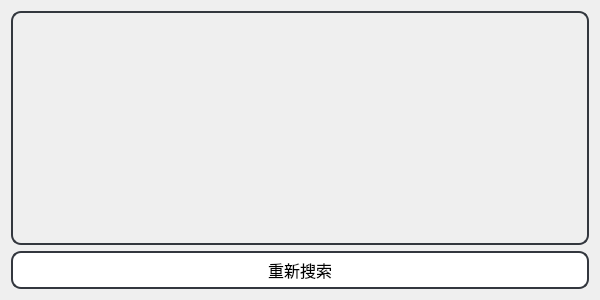
<?xml version="1.0" encoding="UTF-8"?>
<ui version="4.0">
 <class>search_dialog</class>
 <widget class="QDialog" name="search_dialog">
  <property name="windowModality">
   <enum>Qt::NonModal</enum>
  </property>
  <property name="enabled">
   <bool>true</bool>
  </property>
  <property name="geometry">
   <rect>
    <x>0</x>
    <y>0</y>
    <width>600</width>
    <height>300</height>
   </rect>
  </property>
  <property name="sizePolicy">
   <sizepolicy hsizetype="Fixed" vsizetype="Fixed">
    <horstretch>0</horstretch>
    <verstretch>6</verstretch>
   </sizepolicy>
  </property>
  <property name="font">
   <font>
    <family>黑体</family>
    <pointsize>12</pointsize>
   </font>
  </property>
  <property name="windowTitle">
   <string>鹅山通</string>
  </property>
  <property name="windowIcon">
   <iconset>
    <normaloff>icon.svg</normaloff>icon.svg</iconset>
  </property>
  <property name="layoutDirection">
   <enum>Qt::LeftToRight</enum>
  </property>
  <property name="sizeGripEnabled">
   <bool>false</bool>
  </property>
  <layout class="QVBoxLayout" name="verticalLayout" stretch="618,100">
   <property name="sizeConstraint">
    <enum>QLayout::SetDefaultConstraint</enum>
   </property>
   <item>
    <widget class="QScrollArea" name="scrollArea">
     <property name="sizePolicy">
      <sizepolicy hsizetype="Expanding" vsizetype="Expanding">
       <horstretch>0</horstretch>
       <verstretch>0</verstretch>
      </sizepolicy>
     </property>
     <property name="styleSheet">
      <string notr="true">#scrollArea {
	border-radius: 10px;
	border: 2px solid #33373E;
	border-style: solid;
	padding: 10px;
}
QScrollBar:vertical {
border: none;
width: 10px;
margin: 0px 0 0px 0;
}
QScrollBar::handle:vertical {
background: Gainsboro;
min-height: 20px;
border-radius: 5px;
border: none;
}
QScrollBar::add-line:vertical {
border: 0px solid grey;
height: 0px;
subcontrol-position: bottom;
subcontrol-origin: margin;
}
QScrollBar::sub-line:vertical {
border: 0px solid grey;
height: 0px;
subcontrol-position: top;
subcontrol-origin: margin;
}
QScrollBar::add-page:vertical, QScrollBar::sub-page:vertical {
background: none;
width: 0px;
height: 0px;
}
QScrollBar::handle:vertical:hover,QScrollBar::handle:vertical:pressed{
background: rgb(209, 209, 209);
min-height: 20px;
border-radius: 5px;
border: none;
}</string>
     </property>
     <property name="frameShape">
      <enum>QFrame::Box</enum>
     </property>
     <property name="frameShadow">
      <enum>QFrame::Raised</enum>
     </property>
     <property name="widgetResizable">
      <bool>true</bool>
     </property>
     <widget class="QWidget" name="scrollAreaWidgetContents">
      <property name="geometry">
       <rect>
        <x>0</x>
        <y>0</y>
        <width>558</width>
        <height>214</height>
       </rect>
      </property>
      <property name="styleSheet">
       <string notr="true">QWidget{
    background-color: none;      /* 背景颜色为白色 */
}</string>
      </property>
     </widget>
    </widget>
   </item>
   <item>
    <layout class="QHBoxLayout" name="horizontalLayout" stretch="2">
     <item>
      <widget class="QPushButton" name="pushButton">
       <property name="sizePolicy">
        <sizepolicy hsizetype="Minimum" vsizetype="Expanding">
         <horstretch>0</horstretch>
         <verstretch>0</verstretch>
        </sizepolicy>
       </property>
       <property name="font">
        <font>
         <family>黑体</family>
         <pointsize>12</pointsize>
        </font>
       </property>
       <property name="styleSheet">
        <string notr="true">QPushButton {
	border-radius: 10px;
	border: 2px solid #33373E;
    background-color: #FFFFFF;      
}
QPushButton:hover {
    background-color: rgb(209, 209, 209); 
}
QPushButton:pressed {
    background-color: rgb(190, 190, 190); 
}</string>
       </property>
       <property name="text">
        <string>重新搜索</string>
       </property>
      </widget>
     </item>
    </layout>
   </item>
  </layout>
 </widget>
 <resources/>
 <connections/>
</ui>
